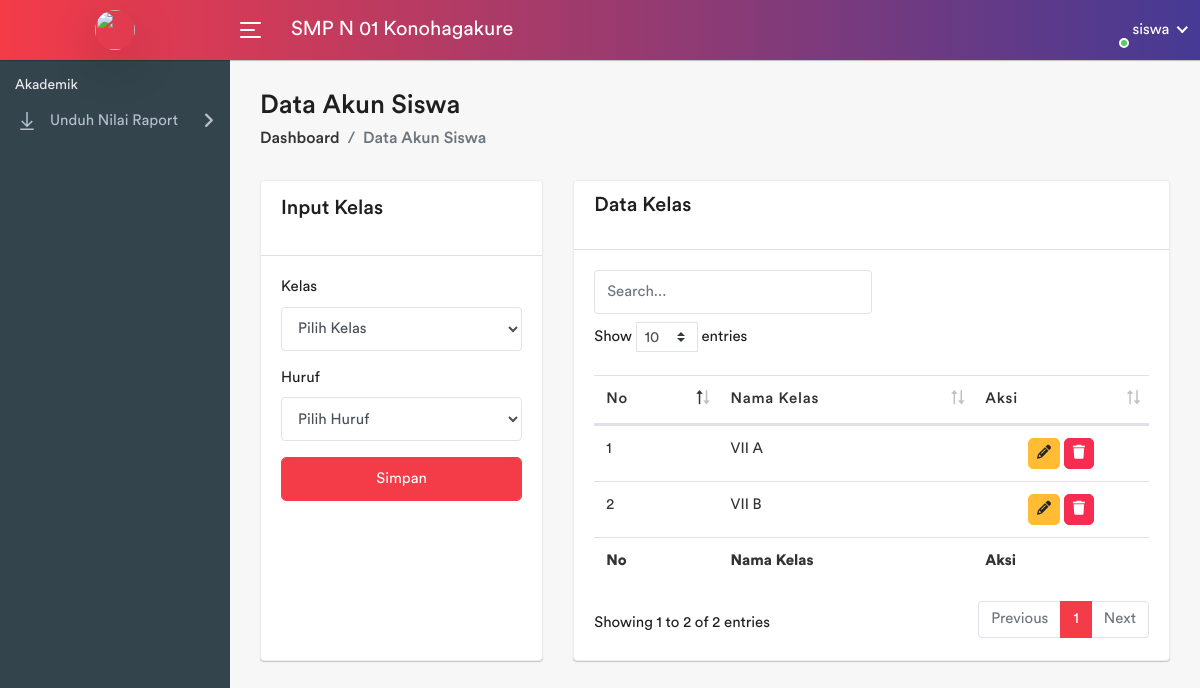
The page /pages/kelas/index.php (signed in) on the database as committed earlier.
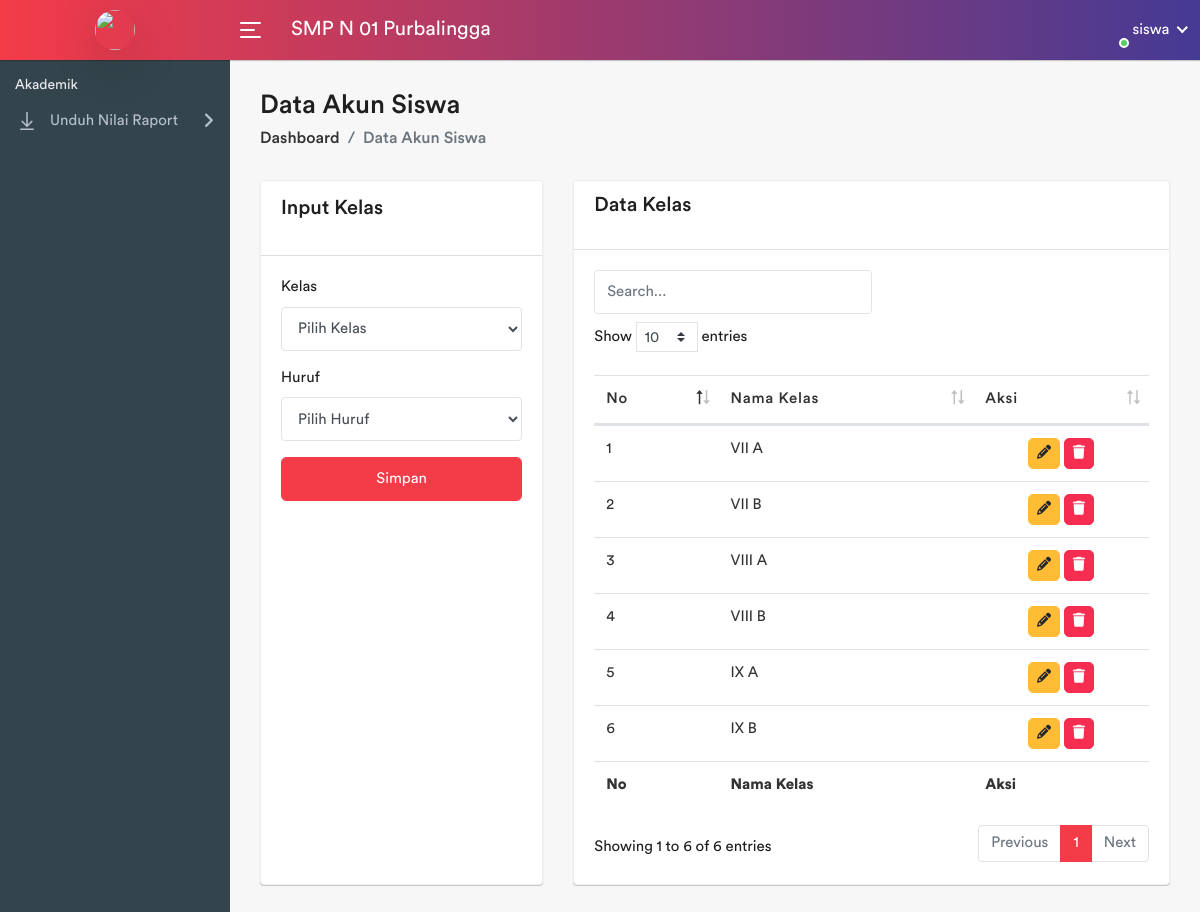
The same page on the database as committed later.
### tables this page shows
CREATE TABLE `sekolah` (
  `sekolah_id` int(11) NOT NULL,
  `nama_sekolah` varchar(100) NOT NULL,
  `npsn` varchar(10) NOT NULL,
  `jenjang` varchar(10) NOT NULL,
  `status` varchar(10) NOT NULL,
  `alamat_sekolah` varchar(255) DEFAULT NULL,
  `tahun_berdiri` int(11) DEFAULT NULL,
  `akreditasi` varchar(10) DEFAULT NULL,
  `kepala_sekolah` varchar(100) DEFAULT NULL,
  `telepon_sekolah` varchar(15) DEFAULT NULL,
  `email_sekolah` varchar(50) DEFAULT NULL,
  `website_sekolah` varchar(100) DEFAULT NULL,
  `gambar` varchar(255) NOT NULL
);

CREATE TABLE `kelas` (
  `kelas_id` int(11) NOT NULL,
  `nama_kelas` varchar(10) NOT NULL
);

### pages/kelas/index.php (the view, shortened to what the changed rows need)
<?php
    require_once '../template/header.php';
    require_once '../template/sidebar.php';
?>
<div class="page-wrapper">
    <div class="content container-fluid">
        <div class="row">
            <div class="col-sm-8">
                <div class="card flex-fill">
                    <div class="card-body">
                        <input type="text" id="searchInput" placeholder="Search..." class="form-control col-6 mb-2">
                        <div class="table-responsive">
                            <table class="datatable table table-stripped mb-0">
                                <div class="table-responsive">
                                    <thead>
                                        <tr>
                                            <th>No</th>
                                            <th>Nama Kelas</th>
                                            <th>Aksi</th>
                                        </tr>
                                    </thead>
                                    <tfoot>
                                        <tr>
                                            <th>No</th>
                                            <th>Nama Kelas</th>
                                            <th>Aksi</th>
                                        </tr>
                                    </tfoot>
                                    <tbody>
                                        <?php
                                        $query = "SELECT * FROM kelas";
                                        $result = mysqli_query($koneksi, $query);
                                        $no = 1;
                                        while ($row = mysqli_fetch_assoc($result)) {
                                        ?>
                                        <tr>
                                            <td><?= $no++ ?></td>
                                            <td><?= $row['nama_kelas'] ?></td>
                                            <td class="text-center">
                                                <button type="button" class="btn btn-warning btn-sm" data-toggle="modal"
                                                    data-target="#editModal<?= $row['kelas_id'] ?>"><i
                                                        class="fa fa-pencil"></i></button>
                                                <button type="button" class="btn btn-danger btn-sm" data-toggle="modal"
                                                    data-target="#deleteModal<?= $row['kelas_id'] ?>"><i
                                                        class="fa fa-trash"></i></button>
                                            </td>
                                        </tr>
                                        <?php
                                        }
                                        ?>
                                    </tbody>
                                </div>
                            </table>
                        </div>
                    </div>
                </div>
            </div>
        </div>
    </div>
</div>
<?php
    require_once '../template/footer.php';

### pages/template/sidebar-siswa.php (shortened to what the changed rows need)
<body>
    <div class="main-wrapper">
        <div class="header">
            <div class="header-left">
                <a href="../../<?=$_SESSION['mainurl']?>" class="logo">
                    <img src="<?=$_SESSION['foto']?>" width="40" height="40" alt="" class="rounded-circle shadow-lg">
                </a>
            </div>
            <a id="toggle_btn" href="javascript:void(0);">
                <span class="bar-icon">
                    <span></span>
                    <span></span>
                    <span></span>
                </span>
            </a>
            <?php
        $query = "SELECT nama_sekolah FROM sekolah";
        $result = mysqli_query($koneksi, $query);
        $data = mysqli_fetch_assoc($result);
        ?>
            <div class="page-title-box">
                <h3><?=$data['nama_sekolah']?></h3>
            </div>
            <ul class="nav user-menu">
                <li class="nav-item dropdown has-arrow main-drop">
                    <a href="#" class="dropdown-toggle nav-link" data-toggle="dropdown">
                        <span class="user-img"><img src="<?=$_SESSION['foto']?>" alt="">
                            <span class="status online"></span>
                        </span>
                        <span><?=$_SESSION['role']?></span>
                    </a>
                </li>
            </ul>
        </div>
        <div class="sidebar" id="sidebar">
            <div class="sidebar-inner slimscroll">
                <div id="sidebar-menu" class="sidebar-menu">
                    <ul>
                        <li class="menu-title">
                            <span>Akademik</span>
                        </li>
                        <li class="submenu">
                            <a href="#"><i class="la la-download"></i> <span> Unduh Nilai Raport</span> <span
                                    class="menu-arrow"></span></a>
                        </li>
                    </ul>
                </div>
            </div>
        </div>

Rows that differ between the two databases and show on the page:
changed sekolah: nama_sekolah "SMP N 01 Konohagakure" → "SMP N 01 Purbalingga"
added kelas: nama_kelas "VIII A"
added kelas: nama_kelas "VIII B"
added kelas: nama_kelas "IX A"
added kelas: nama_kelas "IX B"
Other text that changed with them:
text written by a page script: "Show entries Showing 1 to 2 of 2 entries Previous 1 Next" → "Show entries Showing 1 to 6 of 6 entries Previous 1 Next"
